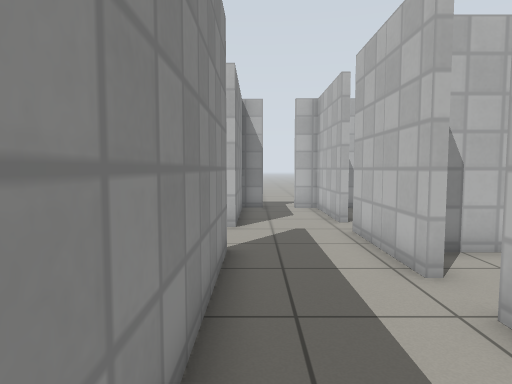
view 1 (above)

17 first-person views from a walk through a Gazebo world. The camera is 0.91 m above the floor, tilts 4° down and sees 75° across. The floor is counted in squares, 0.5 m on a side. Each view is taken from the middle of a square. On the plan, view 1 faces up. The plan holds only what a view shows up to about 17 squares ahead; the rest is blank. Simple patterns stand in for the simulator's built-in surfaces.

view 2
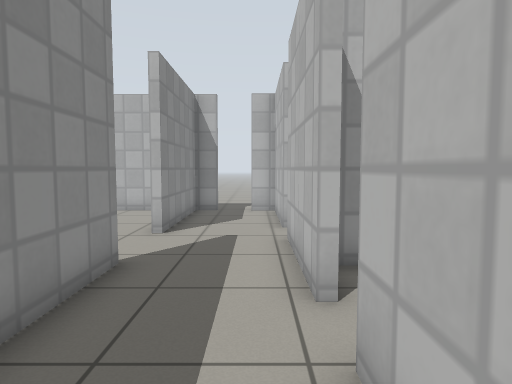

view 3
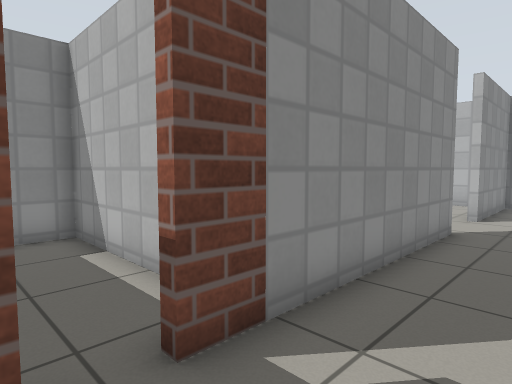

view 4
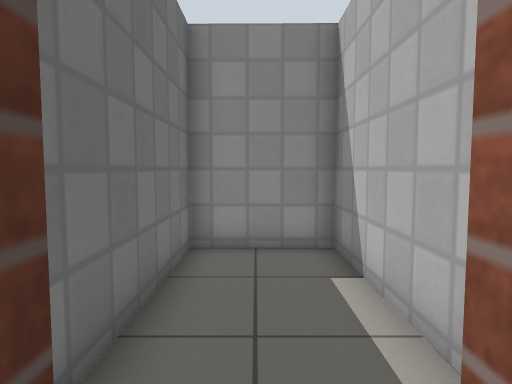

view 5
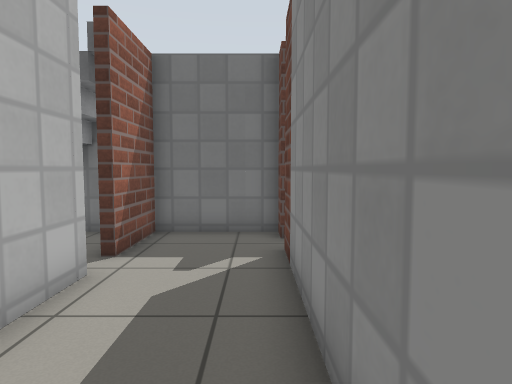

view 6
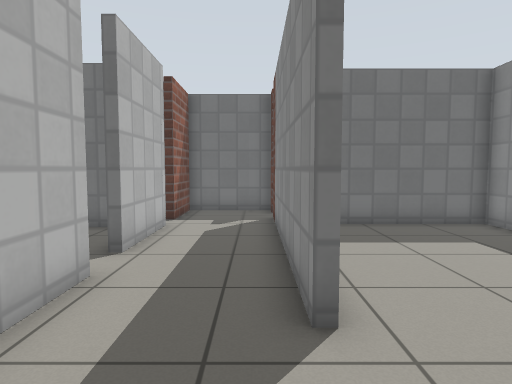

view 7
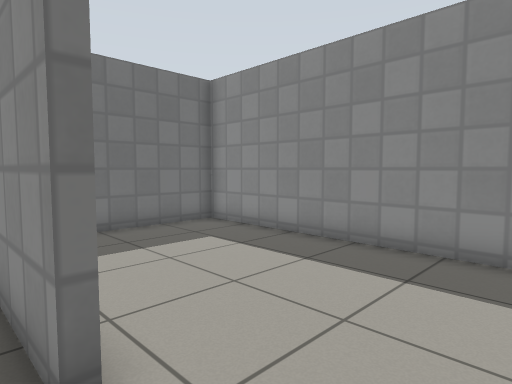

view 8
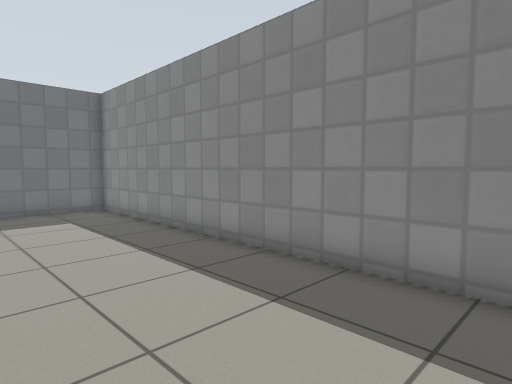

view 9
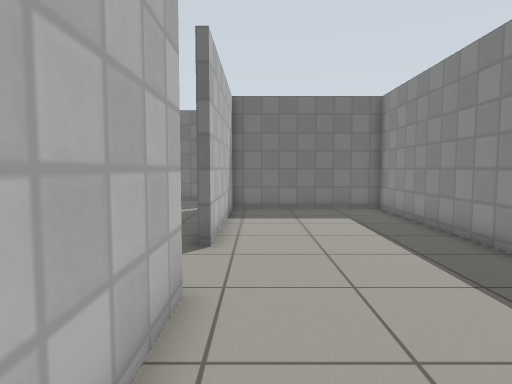

view 10
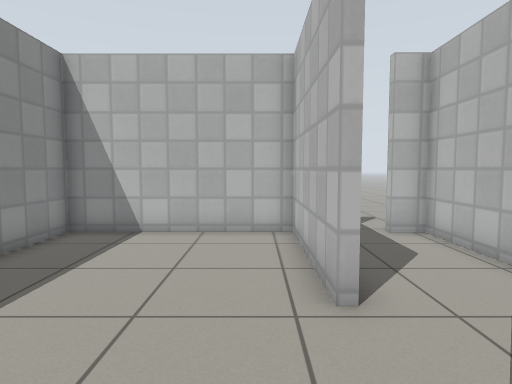

view 11
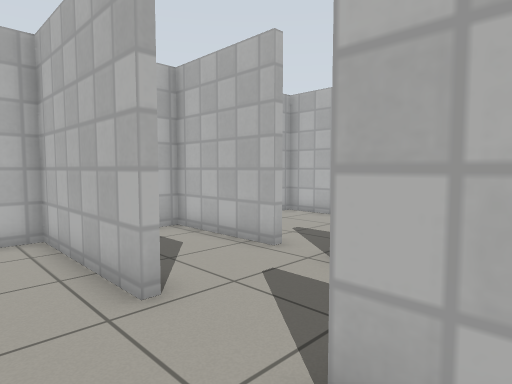

view 12
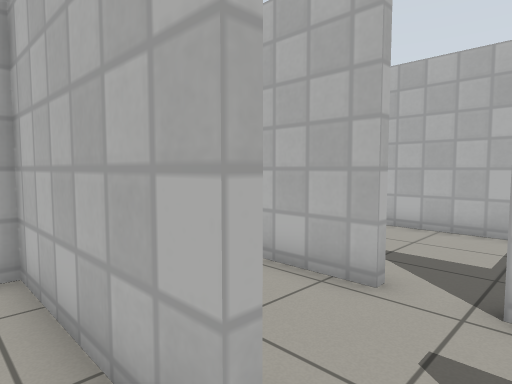

view 13
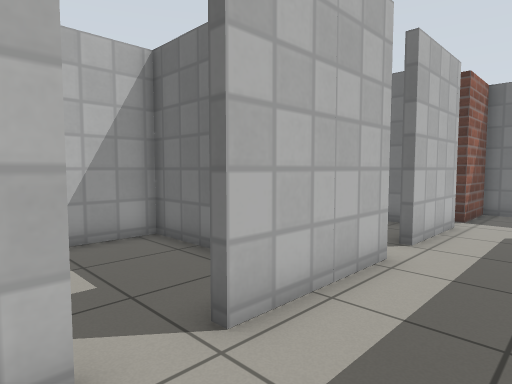

view 14
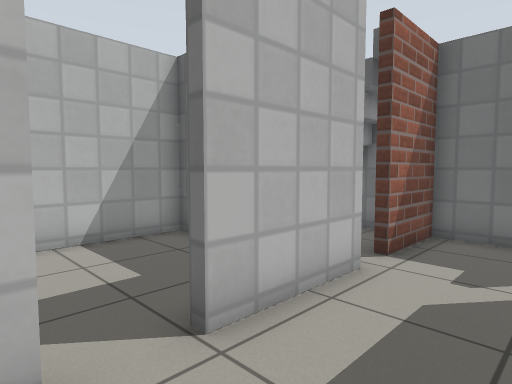

view 15
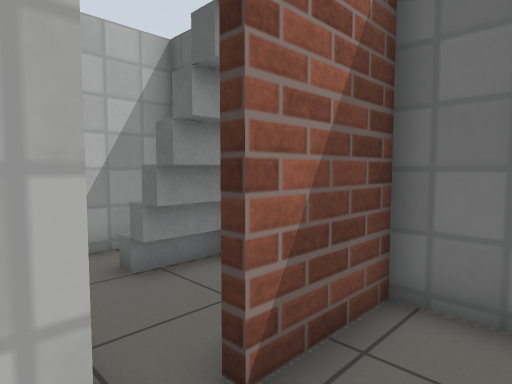

view 16
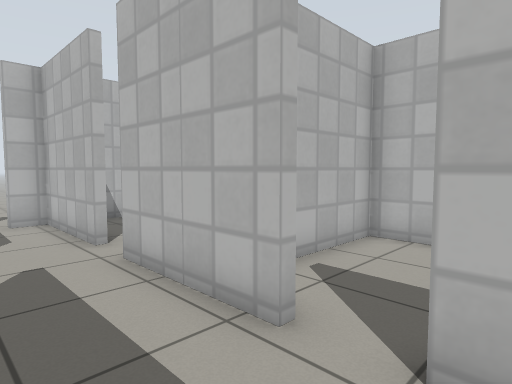

view 17
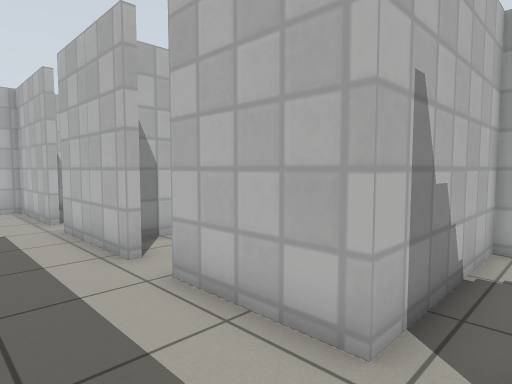

### Floor plan
Points are (right, up) in squares from view 1. A wall is a line through its corners. A room is listed if a view was taken in it or the views show most of it. See-through windows are left out.
Room 1 (views 1, 2, 15, 16)
walls: (-0.6, 5.4) (-0.6, -0.5); (2.9, 0.4) (2.9, 4)
ways out: opening at (1, -1) to room 2; opening at (1, 6.5) to room 3; opening at (3, 4.5) to room 6; opening at (3, 0) to room 7
Room 2 (views 3, 4, 17)
walls: (-0.6, -2.5) (-0.6, -3.5) (2.9, -3.5) (2.9, -0.8); (-0.6, -0.5) (-0.6, -1.5)
ways out: opening at (1, -1) to room 1; opening at (-1, -2) to room 8
Room 3 (views 5, 6, 7, 13, 14)
walls: (2.9, 11.2) (2.9, 15.5) (1.7, 15.5); (-0.6, 7.4) (-0.6, 5.4); (2.9, 5.4) (2.9, 9.7); (0.4, 15.5) (-0.6, 15.5) (-0.6, 10.3)
ways out: opening at (1, 6.5) to room 1; opening at (-1, 9) to room 4; opening at (3, 10.5) to room 5; opening at (1, 16)
Room 4 (views 8, 9, 10, 11, 12)
walls: (-0.9, 10.3) (-0.9, 15.5) (-7.4, 15.5) (-7.6, 0.1) (-0.9, 0.1) (-0.9, 7.4)
ways out: opening at (-1, 9) to room 3
Room 5 (no view inside)
walls: (3.2, 11.2) (2.9, 11.2); (6, 7.3) (8.5, 7.3) (8.5, 15.5) (8, 15.5); (5.4, 15.5) (4.1, 15.5)
ways out: opening at (3, 10.5) to room 3
Room 6 (no view inside)
walls: (4.4, 0.7) (5.3, 0.7); (8, 0.7) (8.5, 0.7) (8.5, 7.1) (3.5, 7.1)
ways out: opening at (3, 4.5) to room 1
Room 7 (no view inside)
walls: (3.9, -3.5) (5, -3.5); (8.5, -3.1) (8.5, 0.4) (2.9, 0.4)
ways out: opening at (3, 0) to room 1
objects: stairs (5, -3) to (7, -2)
Room 8 (no view inside)
walls: (-2.8, -0.2) (-7.6, -0.2) (-7.6, -3.5) (-2.3, -3.5)
ways out: opening at (-1, -2) to room 2

Positions as (right, up) in squares from view 1, and headings:
1: (0, 0), facing up
2: (2, 1), facing up
3: (2, -3), facing up-left
4: (0, -2), facing left
5: (0, 6), facing down
6: (0, 11), facing down
7: (0, 10), facing down-left
8: (-2, 15), facing down-left
9: (-2, 15), facing down
10: (-2, 6), facing up
11: (-3, 6), facing up-right
12: (-2, 9), facing up-right
13: (0, 12), facing down-right
14: (0, 6), facing down-right
15: (1, 1), facing down-right
16: (0, 3), facing up-right
17: (0, -1), facing up-right
